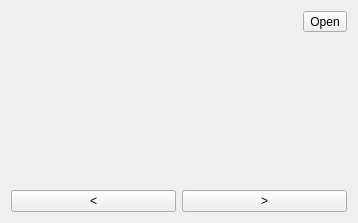
<?xml version="1.0" encoding="UTF-8"?>
<ui version="4.0">
 <class>PresetSelectionWidget</class>
 <widget class="QWidget" name="PresetSelectionWidget">
  <property name="geometry">
   <rect>
    <x>0</x>
    <y>0</y>
    <width>358</width>
    <height>223</height>
   </rect>
  </property>
  <property name="windowTitle">
   <string>Form</string>
  </property>
  <layout class="QVBoxLayout" name="verticalLayout">
   <item>
    <layout class="QHBoxLayout" name="horizontalLayout_2">
     <item>
      <widget class="QLabel" name="nameLabel">
       <property name="text">
        <string/>
       </property>
      </widget>
     </item>
     <item>
      <widget class="QToolButton" name="openButton">
       <property name="text">
        <string>Open</string>
       </property>
      </widget>
     </item>
    </layout>
   </item>
   <item>
    <widget class="QLabel" name="infoLabel">
     <property name="text">
      <string/>
     </property>
    </widget>
   </item>
   <item>
    <layout class="QHBoxLayout" name="horizontalLayout">
     <item>
      <widget class="QPushButton" name="prevButton">
       <property name="text">
        <string>&lt;</string>
       </property>
      </widget>
     </item>
     <item>
      <widget class="QPushButton" name="nextButton">
       <property name="text">
        <string>&gt;</string>
       </property>
      </widget>
     </item>
    </layout>
   </item>
  </layout>
 </widget>
 <resources/>
 <connections/>
</ui>
